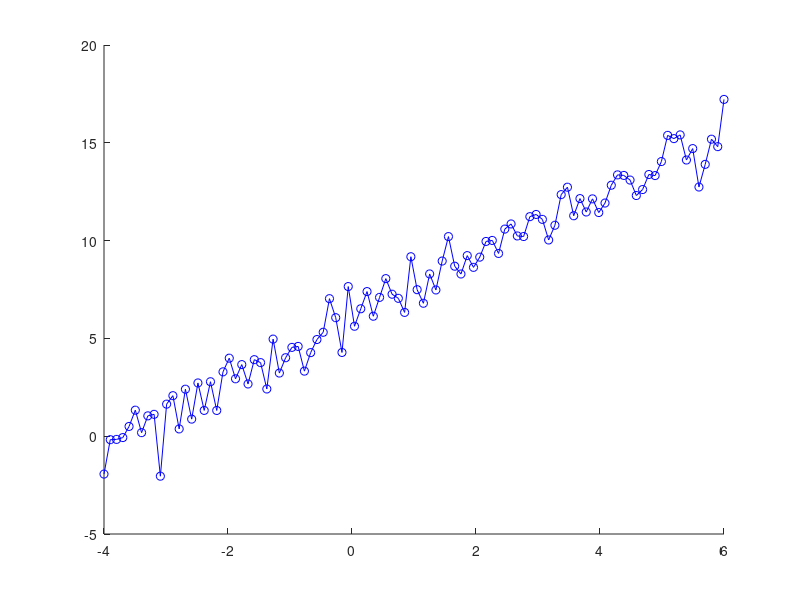

This chart was generated by the following MATLAB code:
function noiseyLine()
    x = linspace(-4,6,100)
    m = 1.6
    C = 6
    y = m * x + C + randn(1,100)

    figure;
    hold on
    h = plot(x,y,'bo-')
end